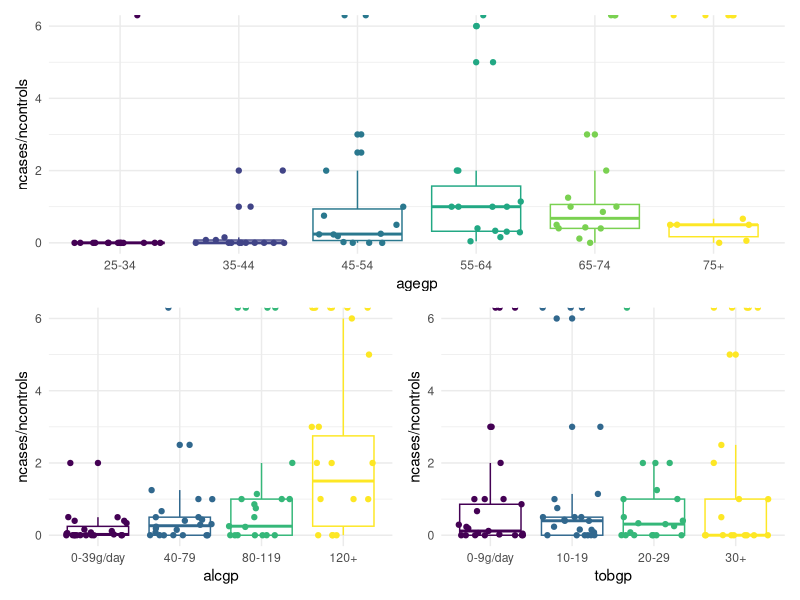
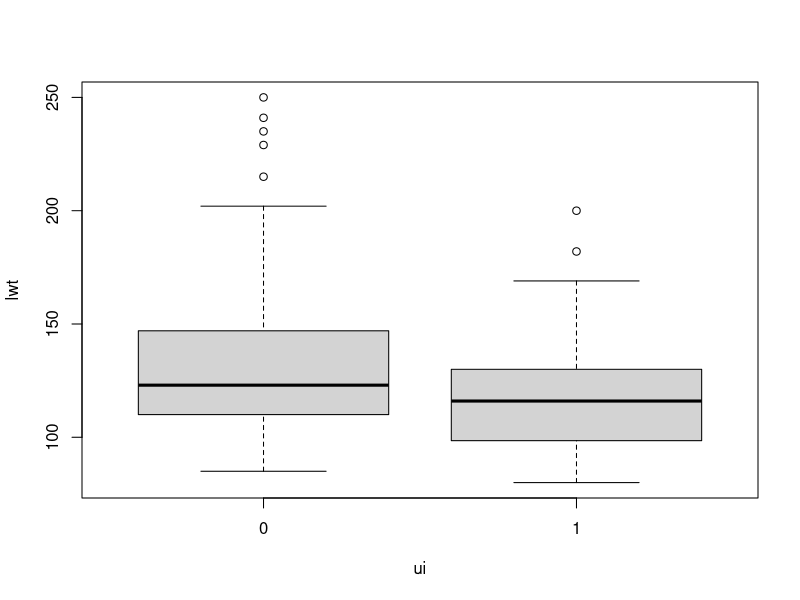

Source code (R) for these figures, in order: (Note: this script raises an error after producing the figures.)
## ---- chunk 1
library(magrittr)
library(ggplot2)
library(patchwork) # patchwork 和 MASS 包冲突
## ---- chunk 2
head(esoph)
str(esoph)
## ---- chunk 3
library(ggplot2)
library(patchwork)
p1 <- ggplot(data = esoph, aes(x = agegp, y = ncases / ncontrols, color = agegp)) +
  geom_boxplot(show.legend = FALSE) +
  geom_jitter(show.legend = FALSE) +
  theme_minimal()

p2 <- ggplot(data = esoph, aes(x = alcgp, y = ncases / ncontrols, color = alcgp)) +
  geom_boxplot(show.legend = FALSE) +
  geom_jitter(show.legend = FALSE) +
  theme_minimal()

p3 <- ggplot(data = esoph, aes(x = tobgp, y = ncases / ncontrols, color = tobgp)) +
  geom_boxplot(show.legend = FALSE) +
  geom_jitter(show.legend = FALSE) +
  theme_minimal()

p1 / (p2 + p3)
## ---- chunk 4
fit_esoph_glm <- glm(cbind(ncases, ncontrols) ~ agegp + tobgp * alcgp,
  data = esoph, family = binomial(link = "logit")
)
## ---- chunk 5
head(infert)
str(infert)
## ---- chunk 6
infert_glm_1 <- glm(case ~ spontaneous + induced,
  data = infert, family = binomial()
)
summary(infert_glm_1)
## ---- chunk 7
infert_glm_2 <- glm(case ~ age + parity + education + spontaneous + induced,
  data = infert, family = binomial()
)
summary(infert_glm_2)
## ---- chunk 8
library(survival)
infert_glm_3 <- clogit(case ~ spontaneous + induced + strata(stratum),
  data = infert
)
summary(infert_glm_3)
## ---- chunk 9
data(bacteria, package = "MASS")
## ---- chunk 10
# 惩罚拟似然
fit_glmmpql <- MASS::glmmPQL(y ~ trt + I(week > 2),
  random = ~ 1 | ID, verbose = FALSE,
  family = binomial, data = bacteria
)
summary(fit_glmmpql)
## ---- chunk 11
# 拉普拉斯近似
fit_glmer <- lme4::glmer(y ~ trt + I(week > 2) + (1 | ID),
  family = binomial, data = bacteria
)
summary(fit_glmer)
## ---- chunk 12
# 加载数据
# library(MASS)
data(birthwt, package = "MASS")
# 查看 birthwt 数据集 `help(birthwt)`
head(birthwt)
str(birthwt)
## ---- chunk 13
with(birthwt, tapply(lwt, ui, var))
t.test(lwt ~ ui, data = birthwt, var.equal = TRUE)
t.test(lwt ~ ui, data = birthwt)
## ---- chunk 14
# birthwt$ui <- as.factor(birthwt$ui)
# library(lattice)
# bwplot(lwt ~ ui, data = birthwt, pch = "|")

boxplot(lwt ~ ui, data = birthwt)
## ---- chunk 15
# 重新编码，数据预处理，方便代入模型
bwt <- with(birthwt, {
  race <- factor(race, labels = c("white", "black", "other"))
  ptd <- factor(ptl > 0)
  ftv <- factor(ftv)
  levels(ftv)[-(1:2)] <- "2+" # 除了前两个水平外，其余的都编码为 2+
  data.frame(
    low = factor(low), age, lwt, race, smoke = (smoke > 0),
    ptd, ht = (ht > 0), ui = (ui > 0), ftv
  )
})
## ---- chunk 16
# 查看编码后的数据
head(bwt)
str(bwt)
## ---- chunk 17
options(contrasts = c("contr.treatment", "contr.poly"))
glm(formula = low ~ ., family = binomial, data = bwt)
## ---- chunk 18
library(nnet)
(bwt.mu <- multinom(formula = low ~ ., data = bwt))
summary(bwt.mu)
## ---- chunk 19
z <- summary(bwt.mu)$coefficients / summary(bwt.mu)$standard.errors
z
p <- (1 - pnorm(abs(z), 0, 1)) * 2
p
## ---- chunk 20
data("housing", package = "MASS")
# 查看数据 help(housing)
head(housing)
str(housing)
## ---- chunk 21
options(contrasts = c("contr.treatment", "contr.poly"))
house.plr <- MASS::polr(Sat ~ Infl + Type + Cont, weights = Freq, data = housing)
house.plr
## ---- chunk 22
summary(house.plr, digits = 3)
## ---- chunk 23
ctable <- coef(summary(house.plr))
p <- pnorm(abs(ctable[, "t value"]), lower.tail = FALSE) * 2
ctable <- cbind(ctable, "p value" = p)
# confidence intervals 计算置信区间
ci <- confint(house.plr)
exp(coef(house.plr))
## OR and CI
exp(cbind(OR = coef(house.plr), ci))
## ---- chunk 24
data(beall.webworms, package = "agridat")
## ---- chunk 25
head(beall.webworms)
## ---- chunk 26
hist(beall.webworms$y, main = "Histogram of Worm Count", xlab = "Number of Worms")
## ---- chunk 27
boxplot(y ~ trt, data = beall.webworms)
## ---- chunk 28
plot(y ~ trt, data = beall.webworms, xlab = "Types of Worms", ylab = "Worm Count")
## ---- chunk 29
library(ggplot2)
ggplot(beall.webworms, aes(trt, y)) +
  geom_boxplot(colour = "red") +
  geom_jitter() +
  labs(x = "Types of Worms", y = "Worm Count") +
  theme_minimal()
## ---- chunk 30
pois.mod <- glm(y ~ trt, data = beall.webworms, family = "poisson")
summary(pois.mod)
## ---- chunk 31
par(mfrow = c(2, 2))
plot(pois.mod)
## ---- chunk 32
predict(pois.mod, newdata = data.frame(trt = c("T1", "T2")))
## ---- chunk 33
1 - pchisq(deviance(pois.mod), df.residual(pois.mod))
## ---- chunk 34
pois.mod2 <- glm(y ~ block + spray * lead, data = beall.webworms, family = "poisson")
## ---- chunk 35
AIC(pois.mod, pois.mod2)
## ---- chunk 36
mean(beall.webworms$y)
var(beall.webworms$y)
## ---- chunk 37
pois.mod3 <- glm(y ~ trt, data = beall.webworms, family = c("quasipoisson"))
summary(pois.mod3)
## ---- chunk 38
# AER::dispersiontest(pois.mod, alternative="greater")
## ---- chunk 39
NB.mod1 <- MASS::glm.nb(y ~ trt, data = beall.webworms)
summary(NB.mod1)
## ---- chunk 40
anova(pois.mod, pois.mod2, test = "Chisq")
